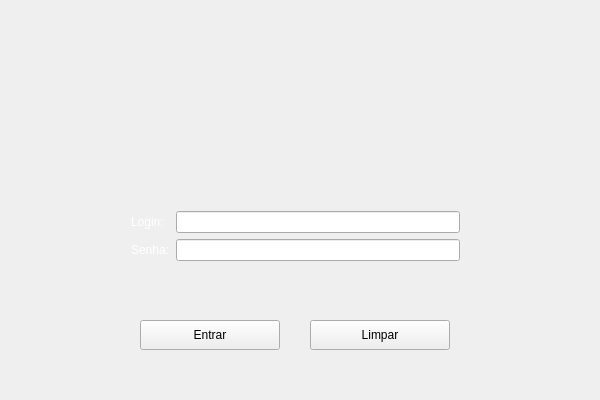
<?xml version="1.0" encoding="UTF-8"?>
<ui version="4.0">
 <class>LibraryMainWindow</class>
 <widget class="QMainWindow" name="LibraryMainWindow">
  <property name="geometry">
   <rect>
    <x>0</x>
    <y>0</y>
    <width>600</width>
    <height>400</height>
   </rect>
  </property>
  <property name="windowTitle">
   <string>LibraryMainWindow</string>
  </property>
  <property name="styleSheet">
   <string notr="true"/>
  </property>
  <widget class="QWidget" name="centralWidget">
   <widget class="QPushButton" name="btnLimpar">
    <property name="geometry">
     <rect>
      <x>310</x>
      <y>320</y>
      <width>140</width>
      <height>30</height>
     </rect>
    </property>
    <property name="styleSheet">
     <string notr="true">image: url(:/new/prefix1/ui.png);</string>
    </property>
    <property name="text">
     <string>Limpar</string>
    </property>
   </widget>
   <widget class="QLabel" name="acesso">
    <property name="geometry">
     <rect>
      <x>120</x>
      <y>360</y>
      <width>351</width>
      <height>17</height>
     </rect>
    </property>
    <property name="styleSheet">
     <string notr="true">image: url(:/new/prefix1/ui.png);
color: rgb(255, 0, 0);</string>
    </property>
    <property name="text">
     <string/>
    </property>
   </widget>
   <widget class="QWidget" name="formLayoutWidget_7">
    <property name="geometry">
     <rect>
      <x>120</x>
      <y>200</y>
      <width>351</width>
      <height>111</height>
     </rect>
    </property>
    <layout class="QFormLayout" name="formLayout_8">
     <property name="fieldGrowthPolicy">
      <enum>QFormLayout::AllNonFixedFieldsGrow</enum>
     </property>
     <item row="0" column="1">
      <widget class="QLineEdit" name="txtLogin_2">
       <property name="styleSheet">
        <string notr="true">image: url(:/new/prefix1/ui.png);</string>
       </property>
      </widget>
     </item>
     <item row="1" column="0">
      <widget class="QLabel" name="label_19">
       <property name="styleSheet">
        <string notr="true">image: url(:/new/prefix1/ui.png);
color: rgb(255, 255, 255);</string>
       </property>
       <property name="text">
        <string>Senha:</string>
       </property>
      </widget>
     </item>
     <item row="0" column="0">
      <widget class="QLabel" name="label_18">
       <property name="font">
        <font>
         <weight>50</weight>
         <bold>false</bold>
         <underline>false</underline>
         <strikeout>false</strikeout>
         <kerning>true</kerning>
        </font>
       </property>
       <property name="mouseTracking">
        <bool>false</bool>
       </property>
       <property name="acceptDrops">
        <bool>false</bool>
       </property>
       <property name="autoFillBackground">
        <bool>false</bool>
       </property>
       <property name="styleSheet">
        <string notr="true">image: url(:/new/prefix1/ui.png);
color: rgb(255, 255, 255);</string>
       </property>
       <property name="text">
        <string>Login:</string>
       </property>
       <property name="textFormat">
        <enum>Qt::AutoText</enum>
       </property>
       <property name="scaledContents">
        <bool>false</bool>
       </property>
       <property name="openExternalLinks">
        <bool>false</bool>
       </property>
      </widget>
     </item>
     <item row="1" column="1">
      <widget class="QLineEdit" name="txtSenha_2">
       <property name="enabled">
        <bool>true</bool>
       </property>
       <property name="font">
        <font>
         <family>Ubuntu</family>
         <underline>false</underline>
         <strikeout>false</strikeout>
         <kerning>false</kerning>
        </font>
       </property>
       <property name="cursor">
        <cursorShape>IBeamCursor</cursorShape>
       </property>
       <property name="styleSheet">
        <string notr="true">image: url(:/new/prefix1/ui.png);</string>
       </property>
       <property name="inputMethodHints">
        <set>Qt::ImhHiddenText</set>
       </property>
       <property name="inputMask">
        <string notr="true"/>
       </property>
       <property name="text">
        <string notr="true"/>
       </property>
       <property name="dragEnabled">
        <bool>false</bool>
       </property>
       <property name="readOnly">
        <bool>false</bool>
       </property>
      </widget>
     </item>
    </layout>
    <zorder>txtLogin_2</zorder>
    <zorder>label_18</zorder>
    <zorder>txtSenha_2</zorder>
    <zorder>label_19</zorder>
   </widget>
   <widget class="QPushButton" name="btnEntrar">
    <property name="geometry">
     <rect>
      <x>140</x>
      <y>320</y>
      <width>140</width>
      <height>30</height>
     </rect>
    </property>
    <property name="styleSheet">
     <string notr="true">image: url(:/new/prefix1/ui.png);</string>
    </property>
    <property name="text">
     <string>Entrar</string>
    </property>
   </widget>
   <widget class="QWidget" name="formWidget" native="true">
    <property name="geometry">
     <rect>
      <x>0</x>
      <y>0</y>
      <width>600</width>
      <height>400</height>
     </rect>
    </property>
    <property name="styleSheet">
     <string notr="true">background-image: url(:/new/prefix1/library.png);</string>
    </property>
    <layout class="QFormLayout" name="formLayout_2"/>
   </widget>
   <zorder>formWidget</zorder>
   <zorder>btnLimpar</zorder>
   <zorder>acesso</zorder>
   <zorder>formLayoutWidget_7</zorder>
   <zorder>btnEntrar</zorder>
  </widget>
 </widget>
 <layoutdefault spacing="6" margin="11"/>
 <resources/>
 <connections/>
</ui>
